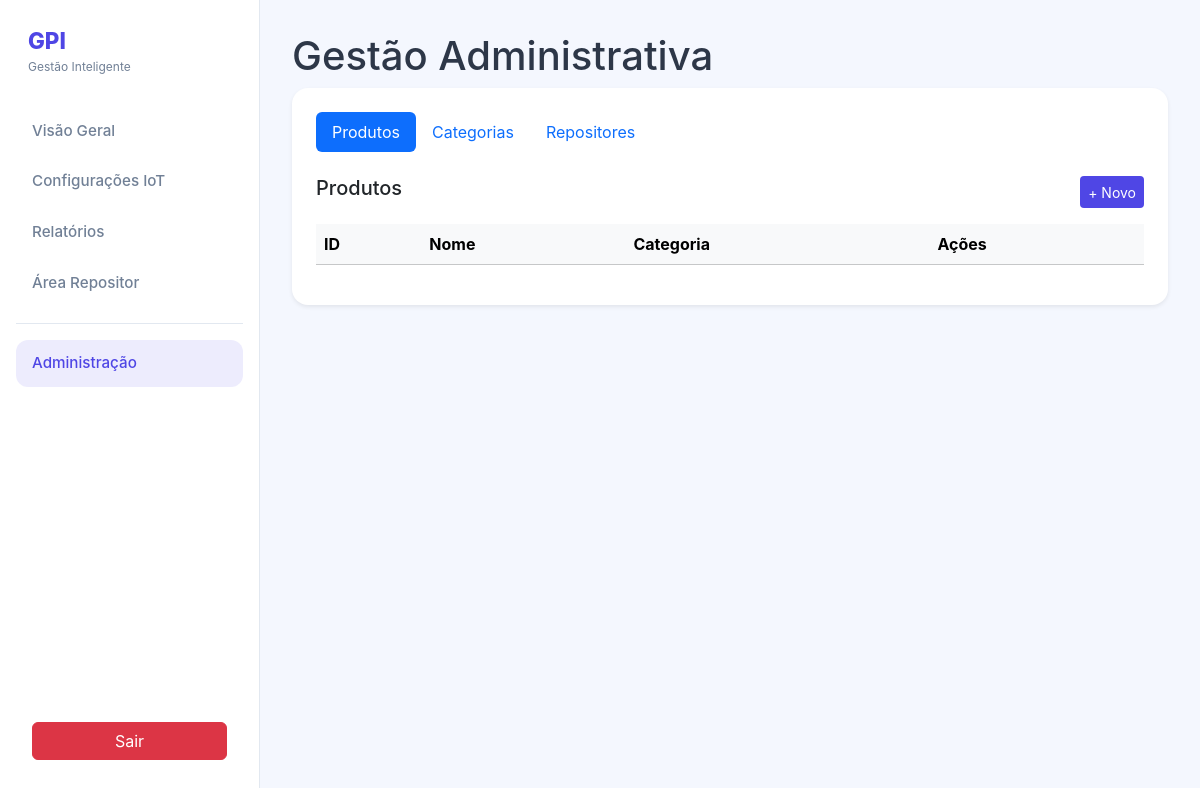
The page /roteador.php?controller=Gestao&action=index (signed in) on the database as committed earlier.
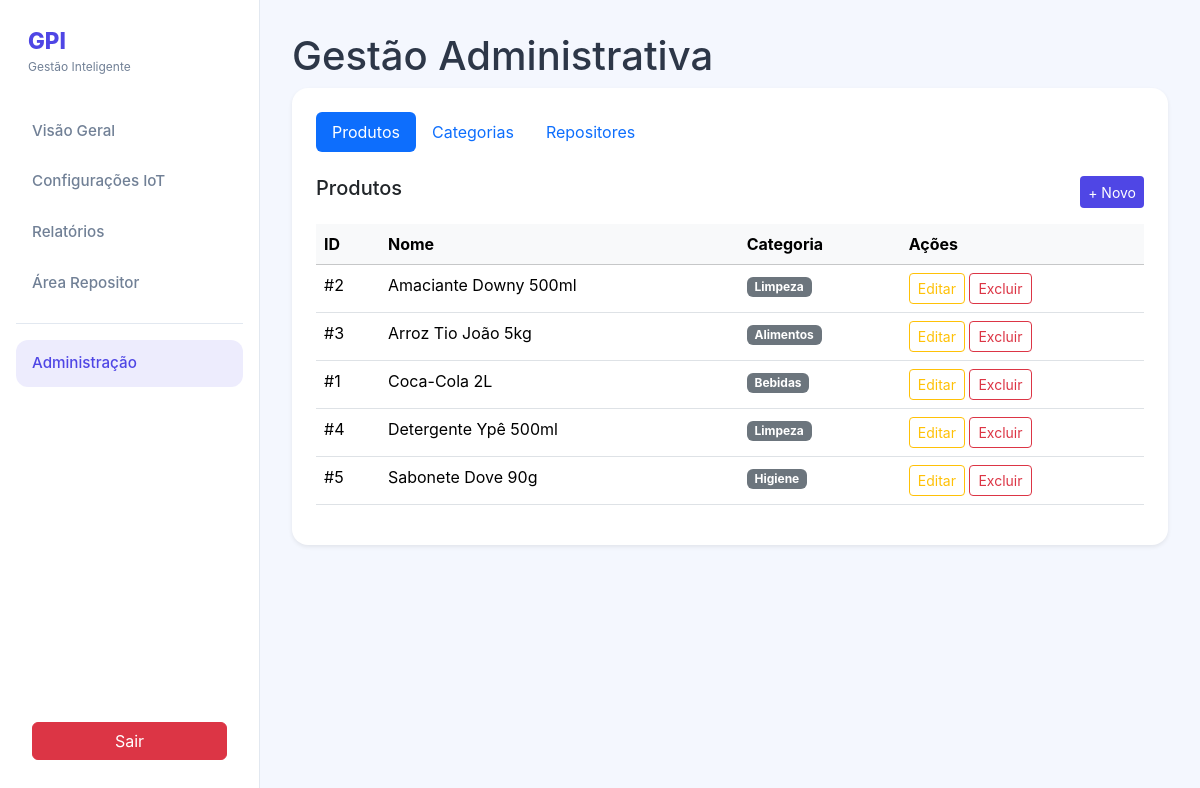
The same page on the database as committed later.
### tables this page shows
CREATE TABLE produtos (
    id INT PRIMARY KEY NOT NULL AUTO_INCREMENT,
    nome VARCHAR(120) NOT NULL,
    peso_unitario DECIMAL(10,3) NOT NULL,
    id_categoria INT,
    FOREIGN KEY (id_categoria) REFERENCES categorias(id)
);

CREATE TABLE categorias (
    id INT PRIMARY KEY AUTO_INCREMENT,
    nome VARCHAR(60) NOT NULL
);

### controller/GestaoController.php (called while the page is built, shortened)
<?php
class GestaoController {
    public function index() {
        $produtoDAO = new ProdutoDAO();
        $produtos = $produtoDAO->listarTodos();
        require_once "view/gestao.php";
    }
}

### autoload.php (called while the page is built, shortened)
<?php
spl_autoload_register(function ($classe) {
    $pastas = ['controller', 'model', 'dao'];
    foreach ($pastas as $pasta) {
        $arquivo = __DIR__ . DIRECTORY_SEPARATOR . $pasta . DIRECTORY_SEPARATOR . $classe . '.php';
    }
});

### DAO/Conexao.php (called while the page is built)
<?php
class Conexao {
    private static $instance;
    public static function getConn() {
        if (!isset(self::$instance)) {
            try {
                self::$instance = new PDO("mysql:host=localhost;port=3306;dbname=gpi;charset=utf8", "root", "");
                self::$instance->setAttribute(PDO::ATTR_ERRMODE, PDO::ERRMODE_EXCEPTION);
            } catch (PDOException $e) {
                die("Erro de conexão com o banco de dados: " . $e->getMessage());
            }
        }
        return self::$instance;
    }
}

### DAO/ProdutoDAO.php (called while the page is built, shortened)
<?php
class ProdutoDAO {
    private $conexao;
    public function __construct() {
        $this->conexao = Conexao::getConn();
    }
    public function listarTodos() {
        try {
            $sql = "SELECT i.*, c.nome as categoria_nome FROM produtos i inner join categorias c on i.id_categoria = c.id order by i.nome asc";
            $stmt = $this->conexao->query($sql);
            return $stmt->fetchAll(PDO::FETCH_ASSOC);
        } catch (PDOException $e) {
            throw new Exception("Erro ao listar produtos. " . $e->getMessage());
        }
    }
}

### view/gestao.php (the view, shortened to what this page needs)
<!DOCTYPE html>
<html lang="pt-BR">
<head>
  <link href="https://cdn.jsdelivr.net/npm/bootstrap@5.3.2/dist/css/bootstrap.min.css" rel="stylesheet">
  <link rel="stylesheet" href="style.css" />
</head>
<body>
  <div class="app">
    <aside class="sidebar">
      <div class="brand">
        <div class="brand-text"><span>GPI</span><small>Gestão Inteligente</small></div>
      </div>
      <nav class="menu">
        <a class="menu-item" href="roteador.php?controller=Home&action=index">Visão Geral</a>
        <a class="menu-item" href="roteador.php?controller=Sensor&action=index">Configurações IoT</a>
        <a class="menu-item" href="roteador.php?controller=Relatorio&action=index">Relatórios</a>
        <a class="menu-item" href="roteador.php?controller=Repositor&action=index">Área Repositor</a>
        <div class="menu-divider"></div>
        <a class="menu-item active" href="roteador.php?controller=Gestao&action=index">Administração</a>
      </nav>
      <button class="btn btn-danger mt-auto mx-3 mb-3" onclick="location.href='roteador.php?controller=Usuario&action=logout'">Sair</button>
    </aside>
    <main class="content">
      <header class="header"><h1>Gestão Administrativa</h1></header>
      <section class="card shadow-sm p-4">
        <ul class="nav nav-pills mb-4" id="pills-tab" role="tablist">
            <li class="nav-item"><button class="nav-link active" id="tab-prod-btn" data-bs-toggle="tab" data-bs-target="#tab-prod">Produtos</button></li>
            <li class="nav-item"><button class="nav-link" id="tab-cat-btn" data-bs-toggle="tab" data-bs-target="#tab-cat">Categorias</button></li>
            <li class="nav-item"><button class="nav-link" id="tab-repo-btn" data-bs-toggle="tab" data-bs-target="#tab-repo">Repositores</button></li>
        </ul>
        <div class="tab-content">
            <div class="tab-pane fade show active" id="tab-prod">
                <div class="d-flex justify-content-between mb-3">
                    <h5>Produtos</h5>
                    <button class="btn btn-primary btn-sm" data-bs-toggle="modal" data-bs-target="#modalProduto">+ Novo</button>
                </div>
                <table class="table table-hover">
                    <thead class="table-light">
                        <tr><th>ID</th><th>Nome</th><th>Categoria</th><th>Ações</th></tr>
                    </thead>
                    <tbody>
                        <?php foreach($produtos as $p): ?>
                        <tr>
                            <td>#<?= $p['id'] ?></td>
                            <td><?= htmlspecialchars($p['nome']) ?></td>
                            <td><span class="badge bg-secondary"><?= $p['categoria_nome'] ?></span></td>
                            <td>
                                <button class="btn btn-sm btn-outline-warning">Editar</button>
                                <a href="roteador.php?controller=Produto&action=excluir&id=<?= $p['id'] ?>" class="btn btn-sm btn-outline-danger" onclick="return confirm('Excluir?')">Excluir</a>
                            </td>
                        </tr>
                        <?php endforeach; ?>
                    </tbody>
                </table>
            </div>
        </div>
      </section>
    </main>
  </div> <script src="https://cdn.jsdelivr.net/npm/bootstrap@5.3.2/dist/js/bootstrap.bundle.min.js"></script>
</body>
</html>

Rows that differ between the two databases and show on the page:
added produtos: id "2", nome "Amaciante Downy 500ml", id_categoria.nome "Limpeza"
added produtos: id "3", nome "Arroz Tio João 5kg", id_categoria.nome "Alimentos"
added produtos: id "1", nome "Coca-Cola 2L", id_categoria.nome "Bebidas"
added produtos: id "4", nome "Detergente Ypê 500ml", id_categoria.nome "Limpeza"
added produtos: id "5", nome "Sabonete Dove 90g", id_categoria.nome "Higiene"
